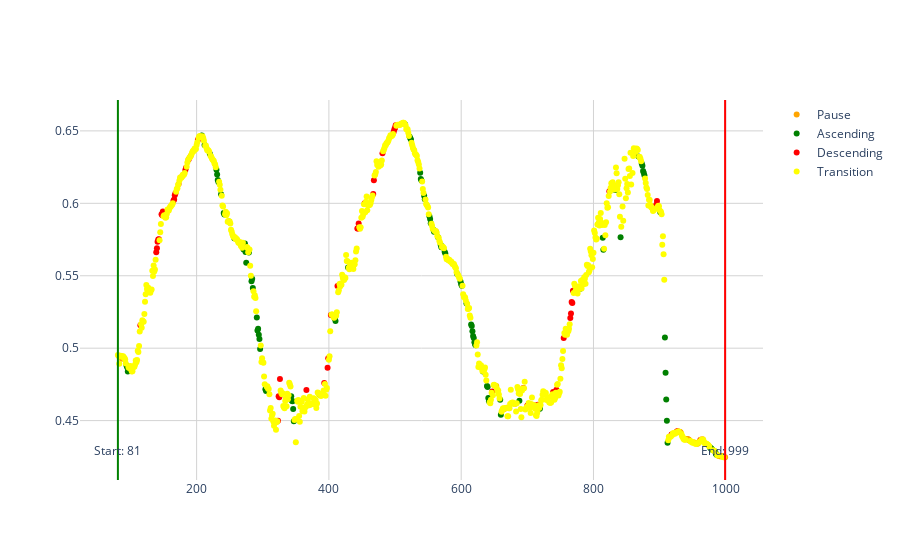

Write notebook code for a chart like this one.
### Code cell
# Plot with lables
import pandas as pd
import matplotlib.pyplot as plt
import seaborn as sns
import numpy as np
import plotly.express as px
import plotly.graph_objects as go

# Usage
csv_file_path = (
    "tracking_data/" + video_path.split("/")[-1].split(".")[0] + "_labled.csv"
)
ignore_start = 0  # Number of frames to ignore at the start
ignore_end = 0  # Number of frames to ignore at the end


def plot_movement_data(csv_file_path, ignore_start=0, ignore_end=0):
    # Read the data from the CSV file
    data = pd.read_csv(csv_file_path, delimiter=",")

    # Ignore specified amount of frames at the beginning and/or end
    data = data[ignore_start : -ignore_end or None]

    # Calculate the average hip height
    data["Average_Hip_Height"] = (data["Left hip_y"] + data["Right hip_y"]) / 2

    # Define custom color mapping for movement types
    custom_color_mapping = {
        "Pause": "orange",
        "Ascending": "green",
        "Descending": "red",
        "Transition": "yellow",
        "Unknown": "grey",
    }

    # Create a scatter plot
    fig = go.Figure()

    for label, color in custom_color_mapping.items():
        mask = data["Label"] == label
        fig.add_trace(
            go.Scatter(
                x=data.loc[mask, "Timestamp"],
                y=data.loc[mask, "Average_Hip_Height"],
                mode="markers",
                name=label,
                marker_color=color,
                hovertemplate="x: %{x}",
            )
        )

    # Get the x values of the first and last data points
    first_x = data["Timestamp"].iloc[0]
    last_x = data["Timestamp"].iloc[-1]

    # Add vertical lines at the first and last data points
    fig.add_shape(
        type="line",
        x0=first_x,
        y0=0,
        x1=first_x,
        y1=1,
        yref="paper",
        line=dict(color="Green", width=2),
    )
    fig.add_shape(
        type="line",
        x0=last_x,
        y0=0,
        x1=last_x,
        y1=1,
        yref="paper",
        line=dict(color="Red", width=2),
    )

    # Add annotations for the first and last data points
    fig.add_annotation(x=first_x, y=0.05, text=f"Start: {first_x}", showarrow=False, yref="paper")
    fig.add_annotation(x=last_x, y=0.05, text=f"End: {last_x}", showarrow=False, yref="paper")

    # Set hovermode to 'x' to display a vertical line and x-value at the cursor's current position
    fig.update_layout(hovermode="x")

    # Increase the number of grid lines
    fig.update_xaxes(showgrid=True, gridwidth=1, gridcolor='LightGrey')
    fig.update_yaxes(showgrid=True, gridwidth=1, gridcolor='LightGrey')


    # Remove the light blue background
    fig.update_layout(
        plot_bgcolor='rgba(0,0,0,0)',
        paper_bgcolor='rgba(0,0,0,0)',
    )

    fig.show()


plot_movement_data(csv_file_path, ignore_start, ignore_end)

### Figure 1 — Plotly figure (JSON) as saved in the notebook; plotly's stock layout.template omitted (floating-point values rounded to 4 significant figures; data arrays with more than 128 entries replaced by an {"elided": "..."} marker saying what was removed)
{"data": [{"hovertemplate": "x: %{x}", "marker": {"color": "orange"}, "mode": "markers", "name": "Pause", "type": "scatter", "x": [87, 173, 178, 191, 389, 390, 562, 653, 665, 669, 682, 711, 930, 931, 932, 940, 941, 942, 943, 944, 945, 952, 953, 957, 958, 965, 989, 990, 991, 992, 993, 994, 998, 999], "y": [0.4927, 0.6133, 0.6185, 0.6326, 0.4675, 0.4678, 0.5805, 0.4739, 0.4581, 0.4588, 0.4616, 0.4606, 0.4424, 0.4421, 0.4416, 0.4371, 0.4372, 0.4373, 0.4371, 0.4369, 0.4365, 0.435, 0.4347, 0.4341, 0.4342, 0.4372, 0.4257, 0.4255, 0.4255, 0.4255, 0.4255, 0.4255, 0.4247, 0.4248]}, {"hovertemplate": "x: %{x}", "marker": {"color": "green"}, "mode": "markers", "name": "Ascending", "type": "scatter", "x": [94, 95, 96, 207, 208, 212, 220, 230, 231, 232, 233, 237, 241, 242, 249, 257, 271, 272, 273, 274, 275, 279, 283, 284, 285, 291, 292, 293, 294, 295, 296, 304, 305, 343, 344, 345, 346, 347, 386, 409, 410, 429, 435, 436, 515, 522, 523, 524, 538, 539, 540, 544, 545, 552, 553, 554, 558, 559, 565, 569, 570, 575, 576, 580, 594, 599, 600, 601, 608, 615, 616, 617, 618, 619, 620, 621, 622, 633, 639, 640, 641, 642, 659, 660, 688, 719, 780, 814, 815, 833, 841, 868, 873, 874, 875, 876, 877, 901, 908, 909, 910, 911, 912, 976, 977, 978, 979, 980, 984, 985, 986], "y": [0.488, 0.4868, 0.4839, 0.6466, 0.6468, 0.6402, 0.6342, 0.6232, 0.6199, 0.6161, 0.6147, 0.6063, 0.5933, 0.5923, 0.5875, 0.5759, 0.5682, 0.5698, 0.5722, 0.5663, 0.5589, 0.5661, 0.5461, 0.548, 0.5416, 0.5212, 0.5122, 0.5134, 0.5092, 0.5064, 0.4995, 0.4717, 0.4705, 0.4669, 0.4637, 0.4634, 0.458, 0.4496, 0.4679, 0.5203, 0.5188, 0.5557, 0.5577, 0.5558, 0.6546, 0.6461, 0.6449, 0.6441, 0.621, 0.6167, 0.6158, 0.6051, 0.6028, 0.5911, 0.5891, 0.5862, 0.5817, 0.5803, 0.5766, 0.5715, 0.5697, 0.5665, 0.5654, 0.5612, 0.5512, 0.546, 0.5441, 0.5431, 0.5309, 0.5163, 0.5154, 0.5116, 0.5084, 0.507, 0.5042, 0.5025, 0.5021, 0.4839, 0.474, 0.4732, 0.4656, 0.4633, 0.4644, 0.454, 0.4637, 0.4582, 0.541, 0.5763, 0.568, 0.6093, 0.5765, 0.6323, 0.6276, 0.6259, 0.6223, 0.6211, 0.6194, 0.5939, 0.5074, 0.483, 0.4645, 0.4499, 0.4347, 0.4316, 0.431, 0.4307, 0.4302, 0.4298, 0.4287, 0.4271, 0.4265]}, {"hovertemplate": "x: %{x}", "marker": {"color": "red"}, "mode": "markers", "name": "Descending", "type": "scatter", "x": [115, 139, 140, 141, 142, 143, 147, 148, 149, 165, 166, 167, 168, 183, 184, 188, 202, 323, 324, 325, 326, 366, 393, 398, 399, 403, 413, 443, 444, 445, 454, 467, 468, 481, 498, 499, 500, 501, 647, 694, 700, 716, 739, 744, 755, 765, 766, 767, 768, 769, 824, 893, 894, 895, 896, 918, 926, 927, 961, 962], "y": [0.5158, 0.5661, 0.569, 0.5735, 0.5749, 0.5752, 0.5924, 0.5918, 0.5944, 0.6017, 0.6026, 0.6055, 0.6069, 0.623, 0.6246, 0.6303, 0.6439, 0.4499, 0.4668, 0.4661, 0.4788, 0.4711, 0.476, 0.4865, 0.4931, 0.5229, 0.543, 0.5827, 0.5826, 0.5861, 0.6001, 0.6064, 0.616, 0.6345, 0.6494, 0.6511, 0.6521, 0.6538, 0.4702, 0.4725, 0.4605, 0.4609, 0.4697, 0.4713, 0.5069, 0.5208, 0.524, 0.532, 0.5312, 0.5396, 0.6083, 0.5972, 0.5981, 0.5991, 0.6017, 0.4404, 0.4424, 0.4427, 0.4361, 0.4367]}, {"hovertemplate": "x: %{x}", "marker": {"color": "yellow"}, "mode": "markers", "name": "Transition", "type": "scatter", "x": {"elided": "714 int values"}, "y": {"elided": "714 float values"}}, {"hovertemplate": "x: %{x}", "marker": {"color": "grey"}, "mode": "markers", "name": "Unknown", "type": "scatter", "x": [], "y": []}], "layout": {"annotations": [{"showarrow": false, "text": "Start: 81", "x": 81, "y": 0.05, "yref": "paper"}, {"showarrow": false, "text": "End: 999", "x": 999, "y": 0.05, "yref": "paper"}], "hovermode": "x", "paper_bgcolor": "rgba(0,0,0,0)", "plot_bgcolor": "rgba(0,0,0,0)", "shapes": [{"line": {"color": "Green", "width": 2}, "type": "line", "x0": 81, "x1": 81, "y0": 0, "y1": 1, "yref": "paper"}, {"line": {"color": "Red", "width": 2}, "type": "line", "x0": 999, "x1": 999, "y0": 0, "y1": 1, "yref": "paper"}], "xaxis": {"gridcolor": "LightGrey", "gridwidth": 1, "showgrid": true}, "yaxis": {"gridcolor": "LightGrey", "gridwidth": 1, "showgrid": true}}}
